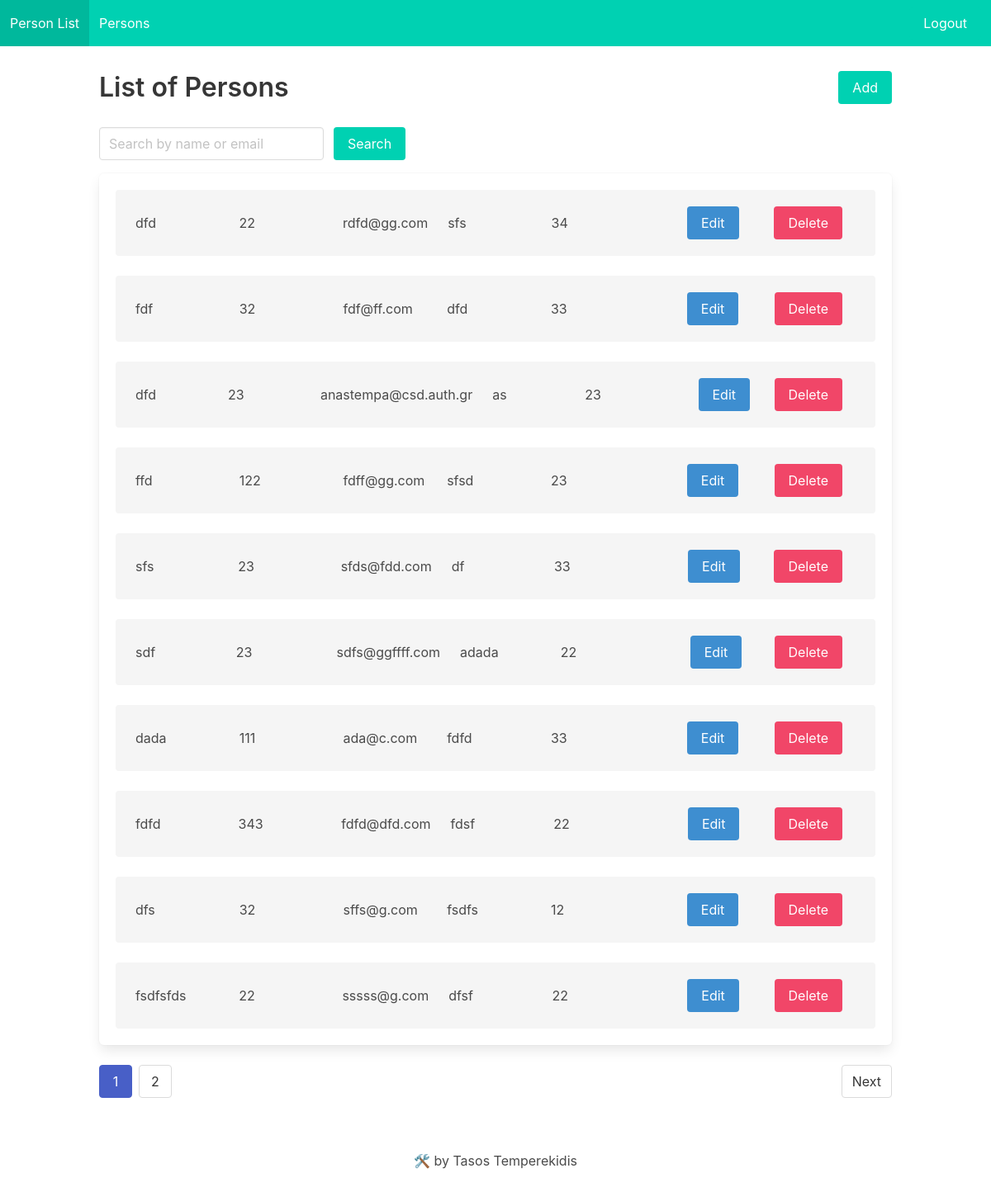
Page /persons (signed in) on the earlier database version.
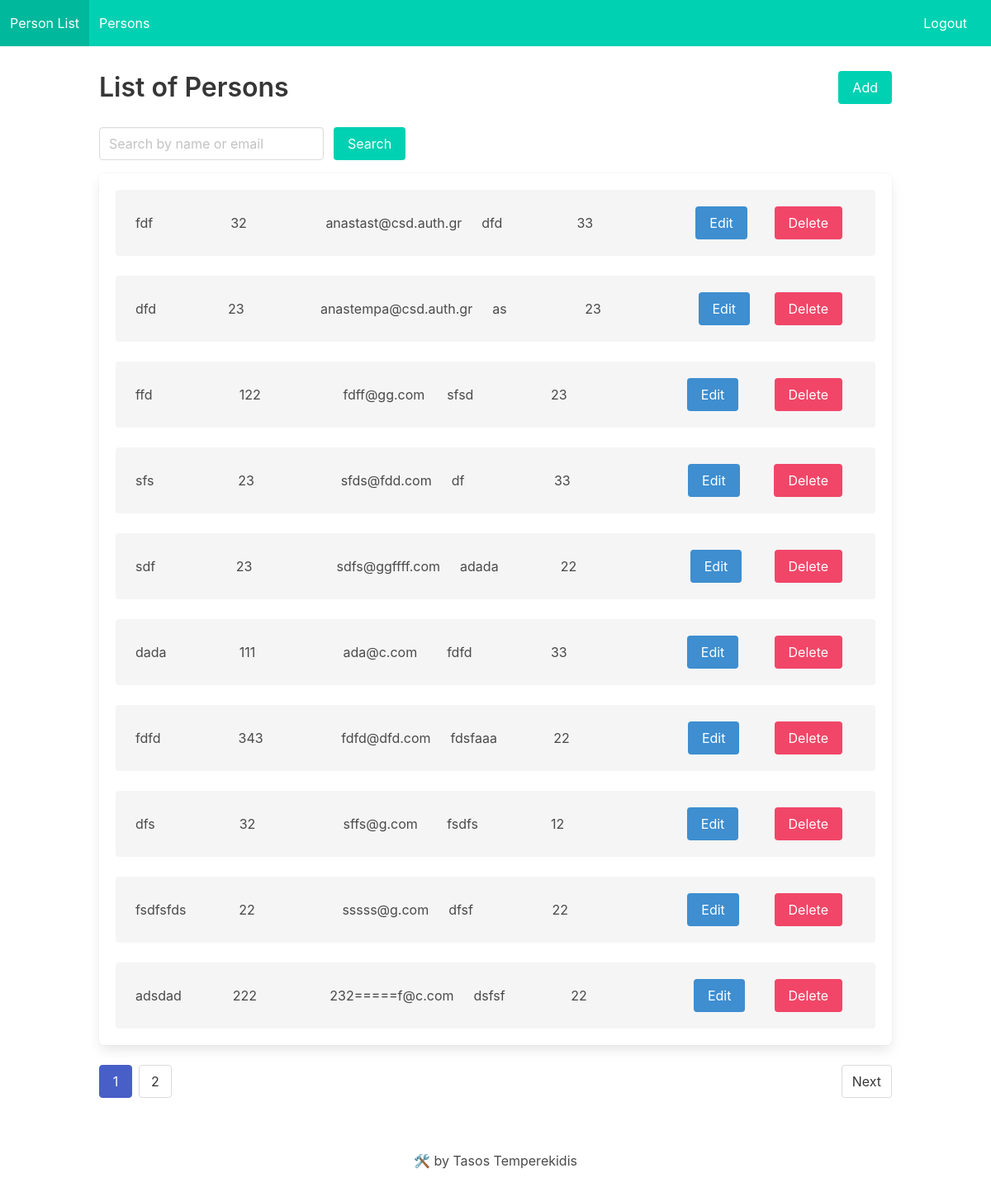
Same page on the later database version.
### app/models.py (models this page shows, shortened)
class Person(db.Model):
    __tablename__ = 'person'
    id = db.Column(db.Integer, primary_key = True)
    name = db.Column(db.String(), nullable = False)
    age = db.Column(db.Integer(), nullable = False)
    email = db.Column(db.String(), unique=True, nullable = False)
    address_id = db.Column(db.Integer, db.ForeignKey('address.id', ondelete='CASCADE'), nullable=False)
    address = db.relationship('Address', backref='person', uselist=False, cascade="all,delete")

class Address(db.Model):
    __tablename__ = 'address'
    id = db.Column(db.Integer, primary_key=True)
    street_name = db.Column(db.String(), nullable=False)
    number = db.Column(db.Integer, nullable=False)

### app/routes.py (the view)
@app.route('/persons', methods=['GET'])
@login_required
def get_persons_route():
	search_query = request.args.get('search', '') # get the search query from the request
	page = request.args.get('page', 1, type=int) # get the current page from the query parameters or default to 1
	per_page = 10 # set the number of items per page to 10
	logger.info("Received request to get persons. Search query: {}".format(str(search_query)))
	persons = get_persons(page,per_page , search_query)
	return render_template('list_person.html', persons=persons)

### app/__init__.py (called while the page is built)
def create_app(config_name):
    app = Flask(__name__, template_folder='templates')
    app.config.from_object(CONFIG[config_name])
    CONFIG[config_name].init_app(app)
    db.init_app(app)
    from .models import User
    login_manager = LoginManager(app)
    login_manager.login_view = 'login'
    @login_manager.user_loader
    def load_user(user_id):
        user = User.query.filter_by(id=user_id).first()
        return user
    migrate.init_app(app, db)
    return app

### app/controllers.py (called while the page is built)
def get_persons(page=1, per_page=10, search_query=None):
    try:
        persons = Person.query.filter(or_(Person.name.ilike(f'%{search_query}%'), Person.email.ilike(f'%{search_query}%'))).paginate(page=page, per_page=per_page)
        logger.info("Paginated persons retrieved successfully")
        return persons
    except Exception as e:
        logger.error("Failed to retrieve paginated persons: {}".format(str(e)))
        return None

### app/templates/list_person.html (shortened to what this page needs)
{% extends 'base.html' %}
{% block content %}
  <div class="columns is-vcentered">
    <div class="column">
      <h1 class="title">List of Persons</h1>
    </div>
    <div class="column is-narrow">
      <a href="{{ url_for('create_person_route') }}" class="button is-primary">Add</a>
    </div>
  </div>
  <form method="GET" action="{{ url_for('get_persons_route') }}">
    <div class="field is-grouped mt-4 mb-4">
      <p class="control">
        <input class="input" type="text" name="search" placeholder="Search by name or email" value="{{ search_query }}">
      </p>
      <p class="control">
        <button class="button is-primary" type="submit">Search</button>
      </p>
    </div>
  </form>
  {% if persons.items %}
  <ul class="box">
    {% for person in persons.items %}
      <li class="notification">
        <div class="columns is-mobile is-vcentered">
          <div class="column">{{ person.name }}</div>
          <div class="column">{{ person.age }}</div>
          <div class="column">{{ person.email }}</div>
          <div class="column">{{ person.address.street_name }}</div>
          <div class="column">{{ person.address.number }}</div>
          <div class="column has-text-right">
            <a href="{{ url_for('update_person_route', person_id=person.id) }}">
              <button class="button is-info" type="submit">Edit</button>
            </a>
          </div>
          <div class="column has-text-right">
            <form method="POST" action="{{ url_for('delete_person_route', person_id=person.id) }}">
              <button class="button is-danger" type="submit">Delete</button>
            </form>
          </div>
        </div>
      </li>
    {% endfor %}
    {% else %}
    <p>No persons available.</p>
    {% endif %}
  </ul>
  <div class="pagination mt-4 mb-4">
    <ul class="pagination-list">
      {% for page in persons.iter_pages() %}
        {% if page %}
          {% if page == persons.page %}
            <li><a class="pagination-link is-current">{{ page }}</a></li>
          {% else %}
            <li><a class="pagination-link" href="{{ url_for('get_persons_route', page=page) }}">{{ page }}</a></li>
          {% endif %}
        {% else %}
          <li><span class="pagination-ellipsis">&hellip;</span></li>
        {% endif %}
      {% endfor %}
    </ul>
    {% if persons.has_next %}
      <a class="pagination-next" href="{{ url_for('get_persons_route', page=persons.next_num) }}">Next</a>
    {% endif %}
  </div>
{% endblock %}

### app/templates/base.html (shortened to what this page needs)
<!DOCTYPE html>
<html>
<head>
    <link rel="stylesheet" href="https://cdn.jsdelivr.net/npm/bulma@0.9.3/css/bulma.min.css">
</head>
<body>
    <nav class="navbar is-primary" role="navigation" aria-label="main navigation">
        <div class="navbar-brand">
            <a class="navbar-item" href="#">
                Person List
            </a>
        </div>
        <div class="navbar-menu">
            <div class="navbar-start">
                <a class="navbar-item" href="{{ url_for('get_persons_route') }}">Persons</a>
            </div>
        </div>
        <div class="navbar-end">
            <div class="navbar-item">
                {% if current_user.is_authenticated %}
                <div class="buttons">
                    <a href="{{ url_for('logout') }}" class="button is-primary">
                        Logout
                    </a>
                </div>
                {% endif %}
            </div>
        </div>
    </nav>
    <div class="container" style="padding-top: 30px;">
        {% block content %}{% endblock %}
    </div>
    <footer class="footer" style="background: transparent;">
        <div class="content has-text-centered">
            <p>🛠️ by Tasos Temperekidis</p>
        </div>
    </footer>
</body>
</html>

Differences in the rows shown:
removed Person: name "dfd", age "22", email "rdfd@gg.com", address.street_name "sfs", address.number "34"
changed Person "fdf": email "fdf@ff.com" → "anastast@csd.auth.gr"
changed through a linked row, Person "fdfd@dfd.com": address.street_name "fdsf" → "fdsfaaa"
now on this page (row unchanged): Person: name "adsdad", age "222", email "232=====f@c.com", address.street_name "dsfsf", address.number "22"
